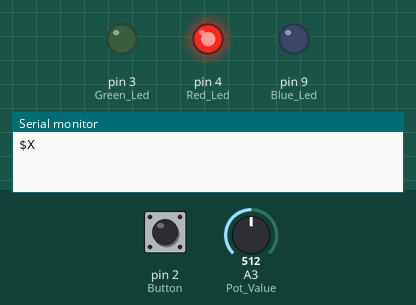
Bench run of a sketch on a simulated Arduino Uno, built with avr-gcc and run on an emulated ATmega328P. Shown: output pins drawn as LEDs (lit = HIGH), the last lines printed to the serial monitor. Inputs (shaded band) come from the test bench; at power-on: pin 2 (Button) HIGH, A3 (Pot_Value) = 512.

Above: at 2.2 s.
2.3 s: pin 2 (Button) pulled LOW for 0.15 s
At 3.1 s:
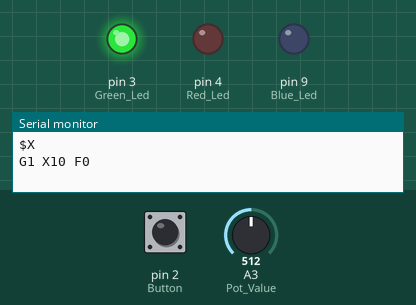
3.9 s: pin 2 (Button) pulled LOW for 1 s
At 4.3 s:
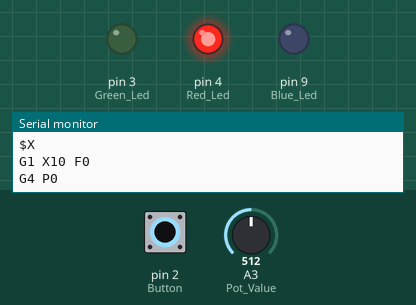
6.4 s: pin 2 (Button) pulled LOW for 0.15 s
At 7.4 s:
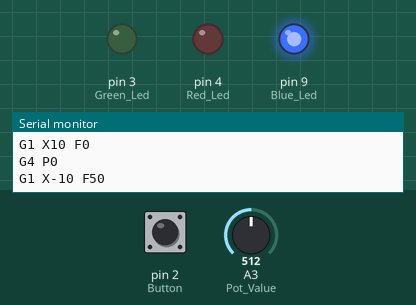
8.0 s: pin 2 (Button) pulled LOW for 3.2 s
At 8.6 s:
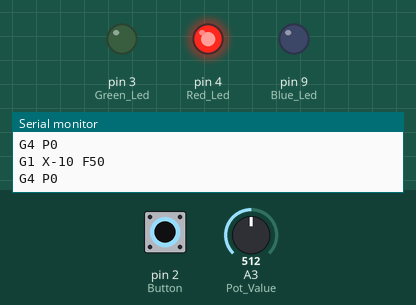
Timing chart, 0 to 11.0 s (numbered marks = the images above; inputs shaded):
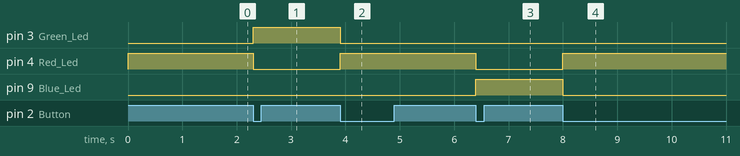

The sketch:

code.ino
```cpp
int Green_Led = 3;
int Red_Led = 4;
int Blue_Led = 9;
int Pot_Value = A3;
int Button = 2;

volatile int motorState = 0;  // 0 = stop, 1 = clockwise, 2 = stop, 3 = anticlockwise
bool buttonPressed = false;
int speed = 0;  // Speed from potentiometer

void setup() {
  Serial.begin(115200);  // GRBL usually communicates at 115200 baud rate

  pinMode(Green_Led, OUTPUT);
  pinMode(Red_Led, OUTPUT);
  pinMode(Blue_Led, OUTPUT);
  pinMode(Button, INPUT_PULLUP);  // Use internal pull-up for button

  // Set initial state (STOP mode)
  motorState = 0;
  digitalWrite(Red_Led, HIGH);   // Red LED ON (Stop mode)
  digitalWrite(Green_Led, LOW);
  digitalWrite(Blue_Led, LOW);

  // GRBL requires a reset on startup
  delay(1000);
  Serial.println("$X");  // Unlock GRBL to enable movement commands

  // Attach interrupt to button press (trigger on falling edge)
  attachInterrupt(digitalPinToInterrupt(Button), buttonPressISR, FALLING);
}

void loop() {
  if (buttonPressed) {
    buttonPressed = false;  // Clear the flag set by the interrupt

    // Read the speed from the potentiometer in STOP mode only
    if (motorState == 0 || motorState == 2) {
      int potValue = analogRead(Pot_Value);  // Read potentiometer
      speed = map(potValue, 0, 1023, 0, 100);  // Map 0-1023 to 0-100 (feedrate)
    }

    // Control motor based on motorState
    switch (motorState) {
      case 0:
      case 2:
        // Stop motor (Send Stop command)
        Serial.println("G4 P0");  // Dwell (Stop)
        digitalWrite(Green_Led, LOW);
        digitalWrite(Red_Led, HIGH);  // Red LED indicates stop
        digitalWrite(Blue_Led, LOW);
        break;

      case 1:
        // Clockwise (X+ direction)
        Serial.print("G1 X10 F");  // Move X-axis in positive direction
        Serial.println(speed);     // Feedrate controlled by potentiometer
        digitalWrite(Green_Led, HIGH);  // Green LED indicates clockwise
        digitalWrite(Red_Led, LOW);
        digitalWrite(Blue_Led, LOW);
        break;

      case 3:
        // Anticlockwise (X- direction)
        Serial.print("G1 X-10 F");  // Move X-axis in negative direction
        Serial.println(speed);      // Feedrate controlled by potentiometer
        digitalWrite(Green_Led, LOW);
        digitalWrite(Red_Led, LOW);
        digitalWrite(Blue_Led, HIGH);  // Blue LED indicates anticlockwise
        break;
    }
  }

  // Other background tasks can be handled here
}

// Interrupt Service Routine (ISR) for button press
void buttonPressISR() {
  static unsigned long lastInterruptTime = 0;
  unsigned long interruptTime = millis();

  // Debouncing: ignore if the button is pressed multiple times within 300ms
  if (interruptTime - lastInterruptTime > 300) {
    motorState++;
    if (motorState > 3) {
      motorState = 0;  // Cycle through 0 (stop), 1 (clockwise), 2 (stop), 3 (anticlockwise)
    }
    buttonPressed = true;  // Flag to indicate the button was pressed
  }
  lastInterruptTime = interruptTime;
}
```

Measured:
- after the input at 2.3 s, pin 3 (Green_Led): LOW → HIGH at once; pin 4 (Red_Led): HIGH → LOW at once
- after the input at 3.9 s, pin 3 (Green_Led): HIGH → LOW at once; pin 4 (Red_Led): LOW → HIGH at once
- after the input at 6.4 s, pin 4 (Red_Led): HIGH → LOW at once; pin 9 (Blue_Led): LOW → HIGH at once
- after the input at 8.0 s, pin 4 (Red_Led): LOW → HIGH at once; pin 9 (Blue_Led): HIGH → LOW at once
